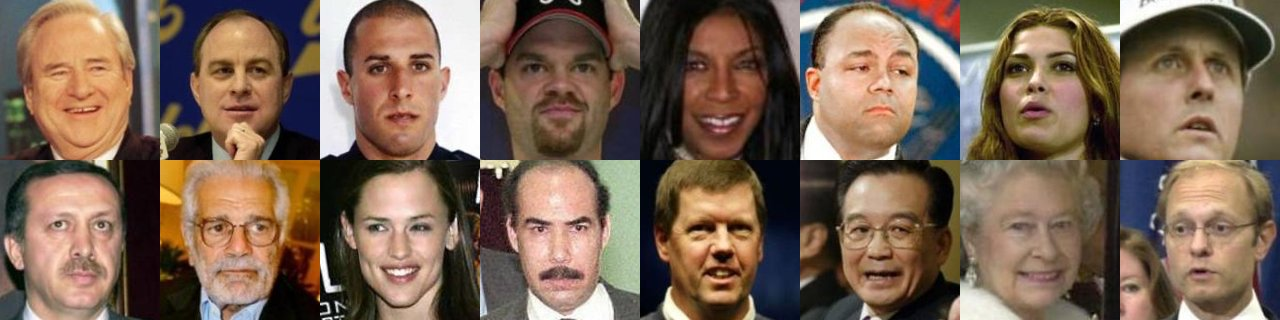
#> input picture models/sample_faces.jpg, 1280 x 320 px
$ python -i insights.py   (imports and definitions only)   (older library calls are emulated)
#> lines starting #> are read from the running program, lines starting #| are printed output that depends on the picture
### src/preprocessing.py
import random

import cv2
import numpy as np
from PIL import Image

_DETECTOR = cv2.CascadeClassifier(
    cv2.data.haarcascades + "haarcascade_frontalface_default.xml"
)


def detect_face_box(image: np.ndarray) -> tuple[int, int, int, int] | None:
    """(x, y, width, height) of the one face in the image, or None for zero or several faces."""
    gray = cv2.cvtColor(image, cv2.COLOR_RGB2GRAY)
    faces = _DETECTOR.detectMultiScale(
        gray, scaleFactor=1.1, minNeighbors=5, minSize=(60, 60)
    )
    if len(faces) != 1:
        return None
    x, y, w, h = faces[0]
    return int(x), int(y), int(w), int(h)


# [18 lines left out: functions detect_and_crop, resize_face, not called in this run]


def scale_pixels(x: np.ndarray) -> np.ndarray:
    return x.astype(np.float32) / 127.5 - 1.0


def preprocess(face: np.ndarray, size: int = 160) -> np.ndarray:
    return scale_pixels(resize_face(face, size))


# [36 lines left out: functions center_crop, build_pairs, load_training_face, not called in this run]

### src/insights.py
import cv2
import numpy as np

from src.preprocessing import detect_face_box


def _clip01(x: float) -> float:
    return float(min(max(x, 0.0), 1.0))


def quality_score(image: np.ndarray) -> dict:
    """How good a registration photo is: brightness, sharpness, face size, plus retake hints."""
    gray = cv2.cvtColor(image, cv2.COLOR_RGB2GRAY)
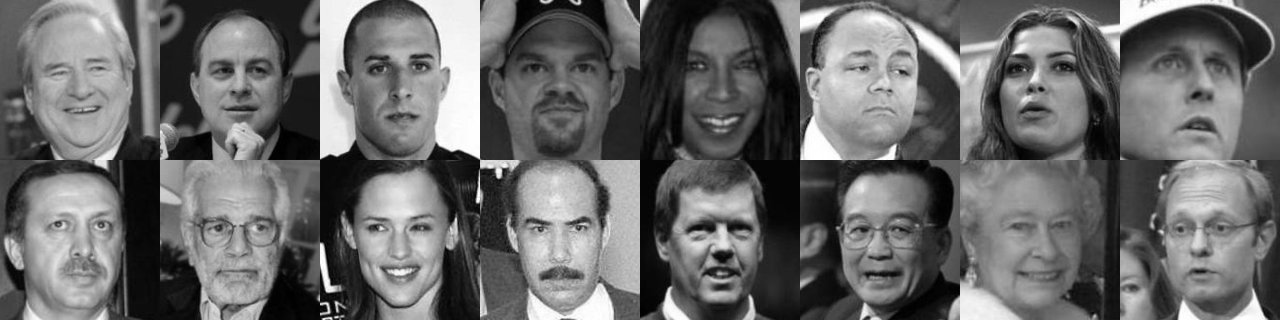
#> gray: shape (320, 1280); min 0, max 255, mean 105.1
    brightness = float(gray.mean())
#> brightness = 105.1
    height, width = gray.shape
#> height = 320; width = 1280
    small = cv2.resize(gray, (320, max(int(height * 320 / width), 1)))  # compare photos at one scale
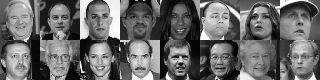
#> small: shape (80, 320); min 1, max 255, mean 105.3
    sharpness = float(cv2.Laplacian(small, cv2.CV_64F).var())
#> sharpness = 4541.4
    box = detect_face_box(image)
#> in detect_face_box, `faces = _DETECTOR.detectMultiScale( gray, scaleFactor=1.1, minNeighbor..`: faces = 16 rows, first 6: [665, 23, 113, 113], [22, 23, 115, 115], [182, 23, 115, 115], [664, 184, 114, 114], [1144, 183, 112, 112], [501, 183, 115, 115]
    face_ratio = None if box is None else box[2] / min(height, width)

    scores = {
        "brightness": _clip01(1 - abs(brightness - 120) / 120),
        "sharpness": _clip01(sharpness / 100),
    }
#> scores = {'brightness': 0.876, 'sharpness': 1}
    hints = []
    if brightness < 70:
        hints.append("Too dark: face a window or a lamp.")
    elif brightness > 190:
        hints.append("Too bright: avoid glare and strong backlight.")
    if sharpness < 40:
        hints.append("Blurry: hold still and wipe the camera lens.")
    if face_ratio is None:
        hints.append("No single face found: centre your face, and make sure you are alone in the frame.")
    else:
        scores["face_size"] = _clip01(1 - abs(face_ratio - 0.45) / 0.45)
        if face_ratio < 0.25:
            hints.append("Too far away: move closer to the camera.")
        elif face_ratio > 0.8:
            hints.append("Too close: move back a little.")
    return {
        "brightness": round(brightness, 1),
        "sharpness": round(sharpness, 1),
        "face_ratio": None if face_ratio is None else round(face_ratio, 3),
        "scores": {k: round(v, 3) for k, v in scores.items()},
        "overall": round(float(np.mean(list(scores.values()))), 3),
        "hints": hints,
    }


# [103 lines left out: functions embedding_map, nearest_lookalikes, login_margin, dataset_stories, not called in this run]

>>> import cv2
>>> picture = cv2.cvtColor(cv2.imread('../models/sample_faces.jpg'), cv2.COLOR_BGR2RGB)
>>> result = quality_score(picture)
#> result = 6 items
